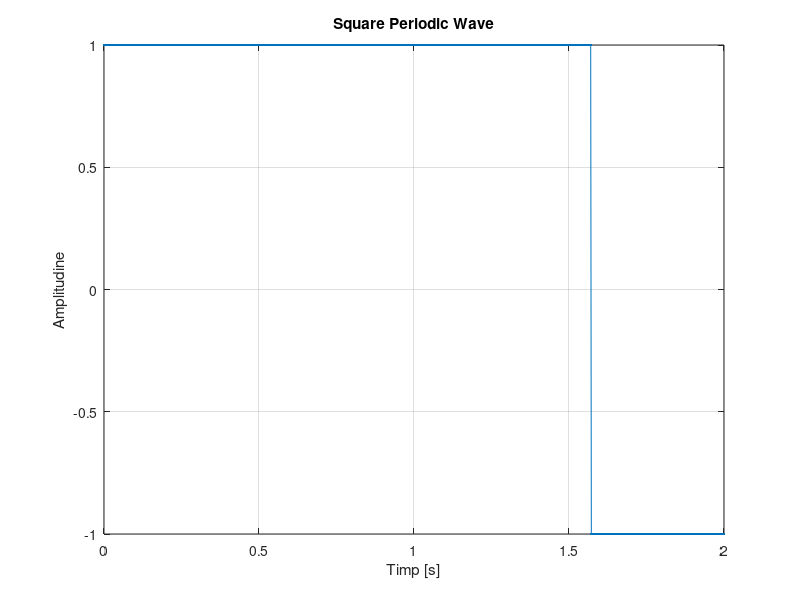

MATLAB code to generate this figure:
%Semnal dreptunghiular cu rezolutie temporara 2ms
t = 0:0.002:2; % reprezinta timpul de la 0 la 2 secunde cu rezolutie temporara de 2ms
x = square(t, 25); % 'square' afiseaza un grafic dreptunghiular de perioada t cu
%factorul de umplere 25%
plot(t,x,'.-'),xlabel('Timp [s]'),ylabel('Amplitudine'),title('Square Periodic Wave'),grid;